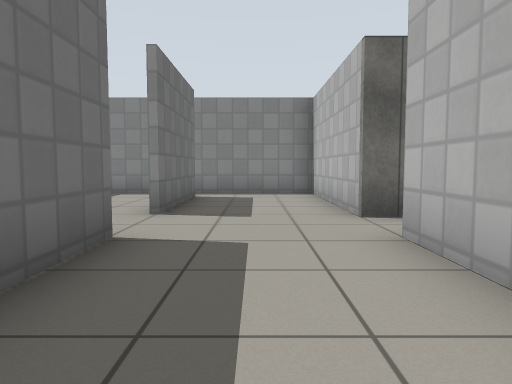
view 1 (above)

16 first-person views from a walk through a world built for the Gazebo simulator. The camera is 0.72 m above the floor, tilts 4° down and sees 70° across. The floor is counted in squares, 1 m on a side. Each view is taken from the middle of a square. On the plan, view 1 faces up. The plan holds only what a view shows up to about 11 squares ahead; the rest is blank. Simple patterns stand in for the simulator's built-in surfaces.

view 2
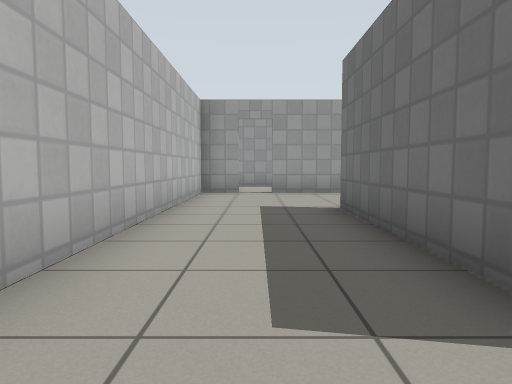

view 3
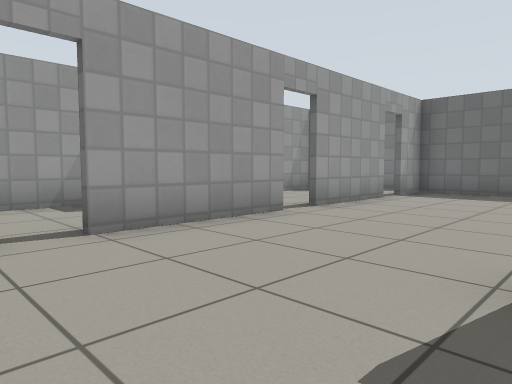

view 4
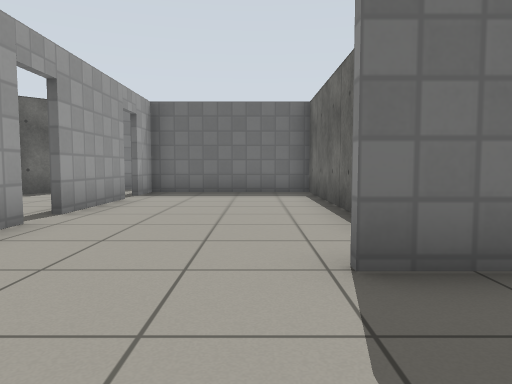

view 5
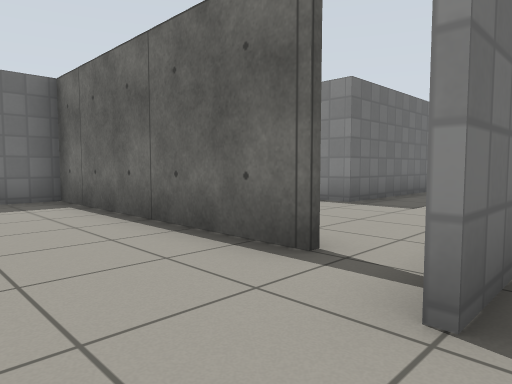

view 6
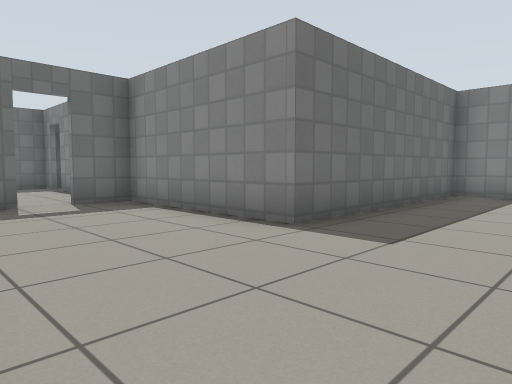

view 7
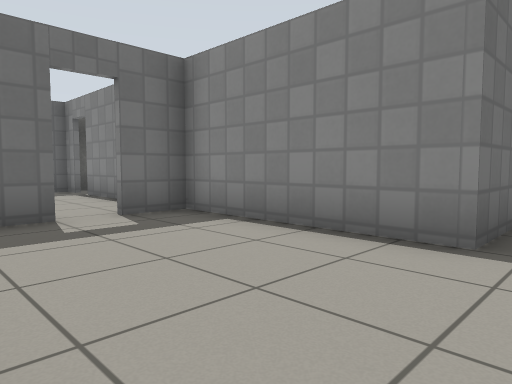

view 8
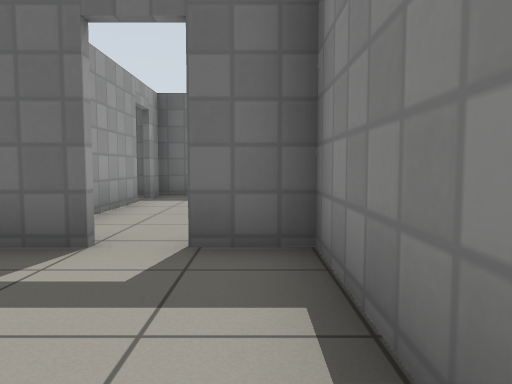

view 9
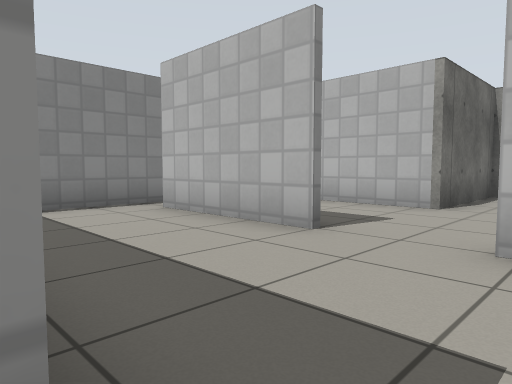

view 10
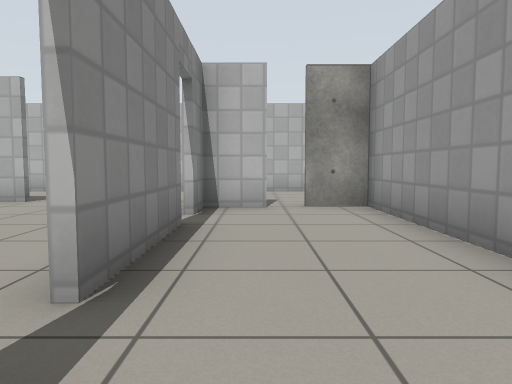

view 11
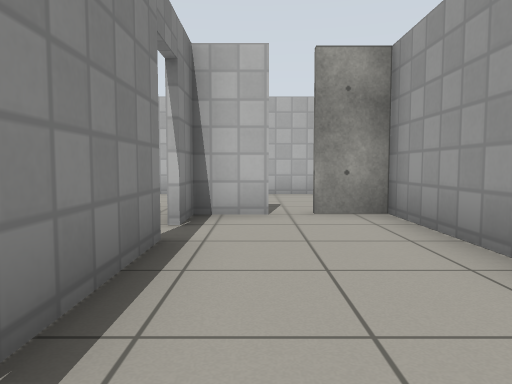

view 12
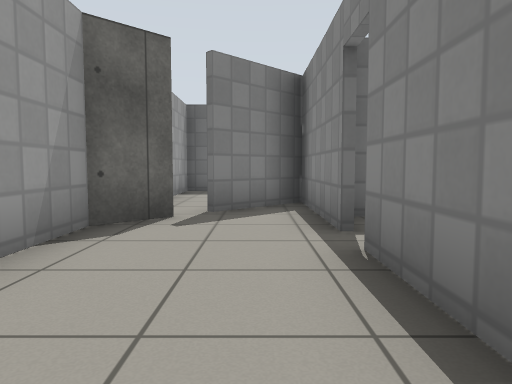

view 13
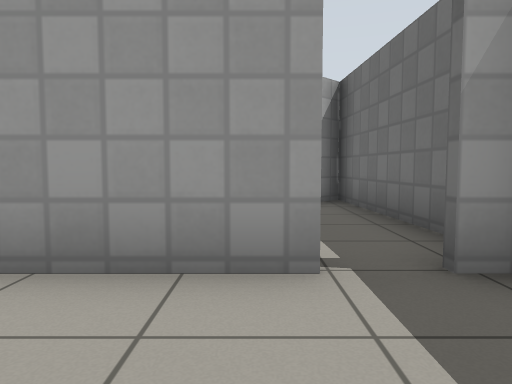

view 14
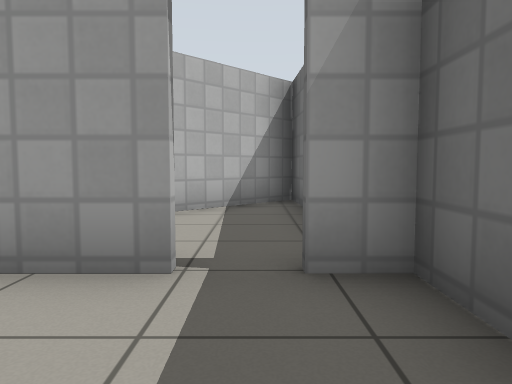

view 15
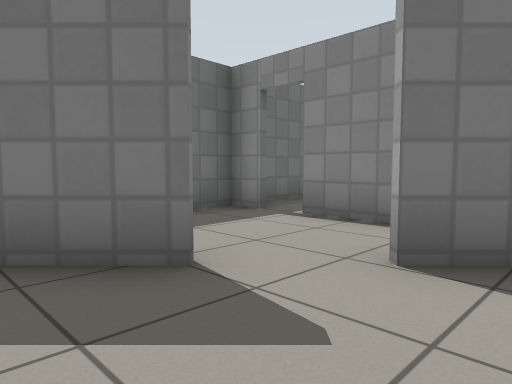

view 16
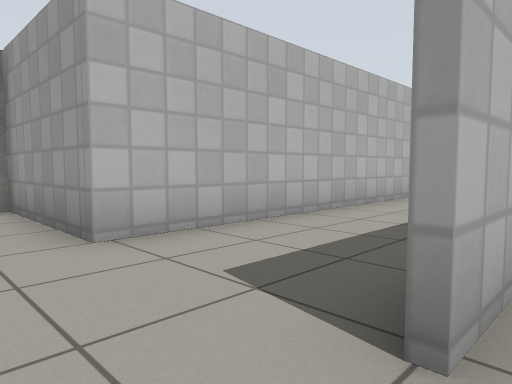

### Floor plan
Ten units are one square. View 1 is at (0, 0); x grows to the right and y downward. Boxes are objects, and circles mark ways between rooms. Rooms are numbered by the first view taken in them; rooms with no view inside come last. Other rooms are left out.
<svg viewBox="-156 -101 209 186">
<path fill="none" stroke="#000" d="M-16 14 -16 8M-28 5 -92 5 -92 49 -80 49M-36 49 -4 49M4 49 15 49 15 -37 48 -37 48 -51 15 -51 15 -96 -15 -96M-15 -37 -15 14M-71 49 -44 49M-15 -87 -15 -54M-16 -26 -16 -37M-16 -54 -16 -87M-92 -16 -92 -6M-15 -96 -49 -96 -49 -35 -92 -35 -92 -24M-44 51 -71 51M-80 51 -113 51 -97 67M-92 71 -84 80 -25 80 -25 69M-25 62 -25 51 -36 51M-119 -35 -136 -35M-135 -6 -112 -6M-151 -6 -142 -6M-151 -35 -151 -5M-122 25 -132 35M-105 8 -112 15M-120 -4 -135 -4M-142 -4 -151 -4M-151 -5 -151 49M-149 49 -126 27M15 75 15 63M-15 80 -1 80"/>
<circle cx="-10" cy="-45" r="3" fill="#2a7"/>
<circle cx="-10" cy="-90" r="3" fill="#2a7"/>
<circle cx="-20" cy="10" r="3" fill="#2a7"/>
<circle cx="-40" cy="50" r="3" fill="#2a7"/>
<circle cx="-75" cy="50" r="3" fill="#2a7"/>
<circle cx="0" cy="50" r="3" fill="#2a7"/>
<circle cx="-90" cy="-20" r="3" fill="#2a7"/>
<circle cx="-20" cy="65" r="3" fill="#2a7"/>
<circle cx="-140" cy="-5" r="3" fill="#2a7"/>
<text x="-20" y="10">1</text>
<text x="-40" y="-30">2</text>
<text x="-60" y="60">3</text>
<text x="-120" y="-20">4</text>
<text x="-120" y="20">5</text>
<text x="0" y="60">6</text>
</svg>
Room 1 opens to room 2. Room 1 opens to room 3. Room 1 opens to room 6. Room 2 opens to room 4. Room 3 opens to room 6. Room 4 opens to room 5.

Where each view was taken, in squares from view 1:
view 1: 0 up, 0 right, facing up
view 2: 5 up, 0 right, facing down
view 3: 1 down, 1 right, facing down-left
view 4: 2 down, 1 right, facing left
view 5: 3 down, 1 left, facing up-left
view 6: 0 up, 2 left, facing up-left
view 7: 0 up, 4 left, facing up-left
view 8: 3 up, 6 left, facing left
view 9: 3 up, 5 left, facing up-right
view 10: 6 down, 9 left, facing right
view 11: 6 down, 8 left, facing right
view 12: 6 down, 4 left, facing left
view 13: 3 up, 13 left, facing down
view 14: 3 up, 14 left, facing down
view 15: 4 down, 10 left, facing up-left
view 16: 5 up, 2 left, facing down-right
